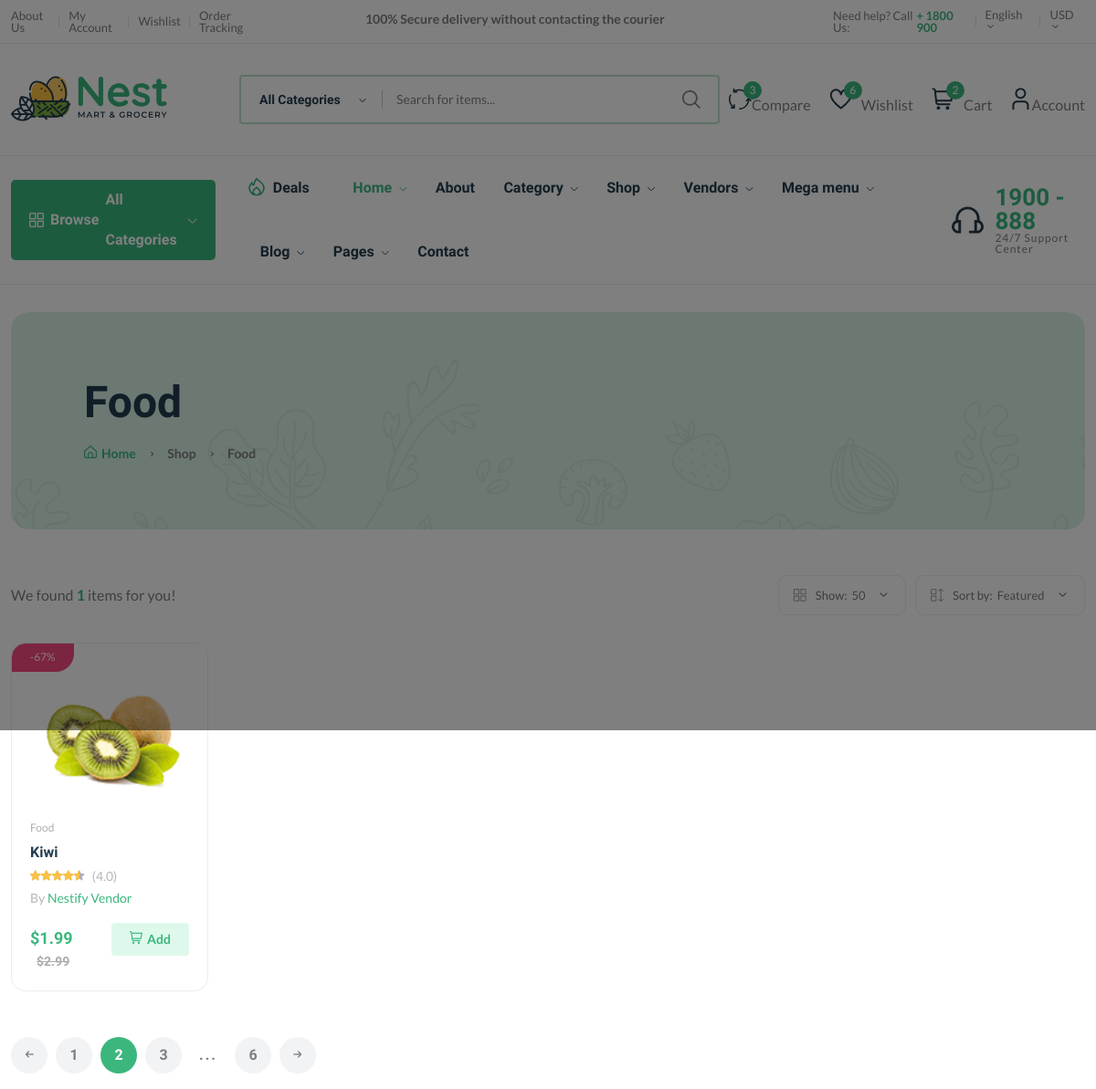
Page /category/catg433a1a11b/ (upper part) on the earlier database version.
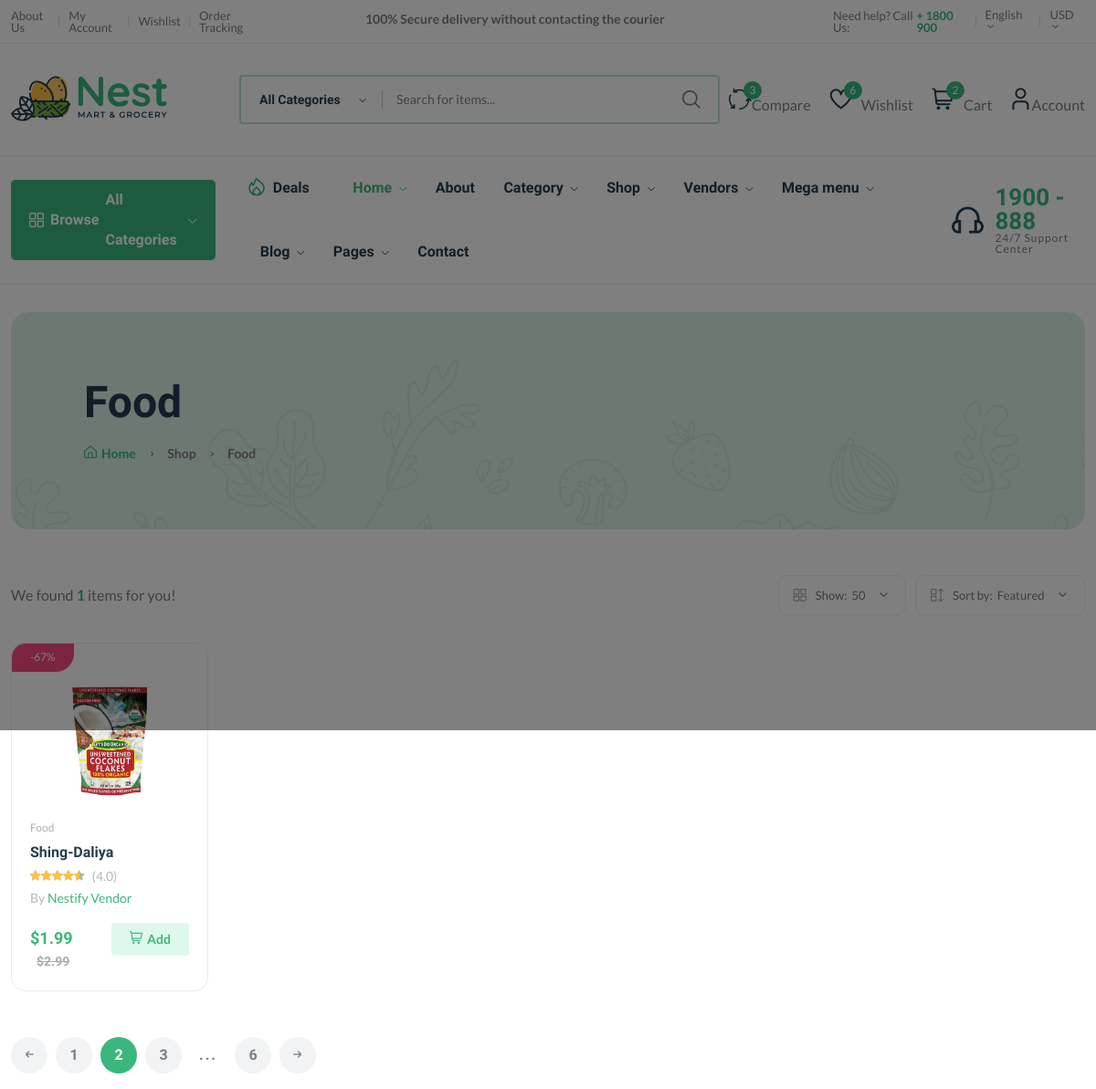
Same page on the later database version.
### core/models.py (models this page shows, shortened)
class Products(models.Model):
    pid=ShortUUIDField(unique=True,length=10,max_length=30,prefix='pro',alphabet='abcdefgh12345')
    title=models.CharField(max_length=100,default='Fresh Pear')
    image=models.ImageField(upload_to=user_directory_path,default="product.jpg")
    description=models.TextField(null=True,blank=True,default='This is the product')
    user=models.ForeignKey(User,on_delete=models.SET_NULL,null=True)
    category=models.ForeignKey(Category,on_delete=models.SET_NULL,null=True,related_name='category')
    price=models.DecimalField(max_digits=9999999,decimal_places=2,default="1.99")
    old_price=models.DecimalField(max_digits=9999999,decimal_places=2,default="2.99")
    specifications=models.TextField(null=True,blank=True,default="This is special product")
    product_status=models.CharField(choices=STATUS,max_length=10,default='in_review')
    vendor=models.ForeignKey(Vendor,on_delete=models.SET_NULL,null=True,related_name="vendor")
    status=models.BooleanField(default=True)
    in_stock=models.BooleanField(default=True)
    featured=models.BooleanField(default=False)
    digital=models.BooleanField(default=False)
    sku=ShortUUIDField(unique=True,length=5,max_length=20,prefix="sku",alphabet="1234567890")
    date=models.DateTimeField(auto_now_add=True)
    updated=models.DateTimeField(null=True,blank=True)
    type=models.CharField(max_length=100,default='Organic',null=True,blank=True),
    stock_count=models.CharField(max_length=100,default='10',null=True,blank=True),
    life=models.CharField(max_length=100,default='100',null=True,blank=True)
    mfd=models.DateTimeField(auto_now_add=False,null=True,blank=True)
    class Meta:
        verbose_name_plural = "Products"
    def get_percentage(self):
        new_price=(self.price/self.old_price)*100
        return new_price

class Category(models.Model):
    cid=ShortUUIDField(unique=True,length=10,max_length=30,prefix='cat',alphabet='abcdefgh12345')
    title=models.CharField(max_length=100,default='Food')
    image=models.ImageField(upload_to=user_directory_path,default="category.jpg")
    user=models.ForeignKey(User,on_delete=models.SET_NULL,null=True)
    class Meta:
        verbose_name_plural = "Categories"
    def __str__(self):
        return self.title

class Vendor(models.Model):
    vid=ShortUUIDField(unique=True,length=10,max_length=30,prefix='ven',alphabet='abcdefgh12345')
    title=models.CharField(max_length=100,default='Nestify Vendor')
    image=models.ImageField(upload_to=user_directory_path,default="vendor.jpg")
    cover_image=models.ImageField(upload_to=user_directory_path,default="vendor.jpg")
    description=models.TextField(null=True,blank=True,default='I am an amazing vendor')
    address=models.CharField(max_length=100,default='S.G Highway Ahmedabad')
    contact=models.CharField(max_length=100,default='+91 123456789')
    chat_resp_time=models.CharField(max_length=100,default='100')
    shipping_on_time=models.CharField(max_length=100,default='100')
    authentic_rating=models.CharField(max_length=100,default='100')
    days_return=models.CharField(max_length=100,default='100')
    warranty_period=models.CharField(max_length=100,default="100")
    user=models.ForeignKey(User,on_delete=models.CASCADE)
    date=models.DateTimeField(auto_now_add=True,null=True,blank=True)
    class Meta:
        verbose_name_plural = "Vendors"
    def __str__(self):
        return self.title

### core/views.py (the view)
# urls.py: path('category/<cid>/',category_product_list,name="category-product-list"),
def category_product_list(request,cid):
    category=Category.objects.get(cid=cid)
    product=Products.objects.filter(category=category,product_status="published")
    context={
        'category':category,
        'products':product
    }
    return render(request,'core/category-list.html',context)

### core/context_processor.py (called while the page is built)
def default(request):
    categories=Category.objects.all()
    return {
        'categories':categories
    }

### templates/core/category-list.html (shortened to what the changed rows need)
{% extends 'core/partials/base.html'%} {% load static %} {% block content%}
<main class="main">
  <div class="page-header mt-30 mb-50">
    <div class="container">
      <div class="archive-header">
        <div class="row align-items-center">
          <div class="col-xl-3">
            <h1 class="mb-15">{{category.title}}</h1>
          </div>
        </div>
      </div>
    </div>
  </div>
  <div class="container mb-30">
    <div class="row">
      <div class="col-12">
        <div class="row product-grid">
            {% for prod in products %}
            <div class="col-lg-1-5 col-md-4 col-12 col-sm-6">
              <div
                class="product-cart-wrap mb-30 wow animate__animated animate__fadeIn"
                data-wow-delay=".1s"
              >
                <div class="product-img-action-wrap">
                  <div class="product-img product-img-zoom">
                    <a href="shop-product-right.html">
                      <img
                        class="default-img"
                        src="{{ prod.image.url }}"
                        alt=""
                      />
                    </a>
                  </div>
                  <div
                    class="product-badges product-badges-position product-badges-mrg"
                  >
                    <span class="hot">-{{prod.get_percentage| floatformat:0}}%</span>
                  </div>
                </div>
                <div class="product-content-wrap">
                  <div class="product-category">
                    <a href="shop-grid-right.html">{{prod.category}}</a>
                  </div>
                  <h2>
                    <a href="shop-product-right.html"
                      >{{prod.title}}</a
                    >
                  </h2>
                  <div class="product-rate-cover">
                    <div class="product-rate d-inline-block">
                      <div class="product-rating" style="width: 90%"></div>
                    </div>
                    <span class="font-small ml-5 text-muted"> (4.0)</span>
                  </div>
                  <div>
                    <span class="font-small text-muted"
                      >By <a href="vendor-details-1.html">{{prod.vendor}}</a></span
                    >
                  </div>
                  <div class="product-card-bottom">
                    <div class="product-price">
                      <span>${{prod.price}}</span>
                      <span class="old-price">${{prod.old_price}}</span>
                    </div>
                    <div class="add-cart">
                      <a class="add" href="shop-cart.html"
                        ><i class="fi-rs-shopping-cart mr-5"></i>Add
                      </a>
                    </div>
                  </div>
                </div>
              </div>
            </div>
            {% endfor %}
        </div>
      </div>
    </div>
  </div>
</main>
{% endblock content%}

Differences in the rows shown:
changed Products "Nestify Vendor": image: a different picture; title "Kiwi" → "Shing-Daliya"
